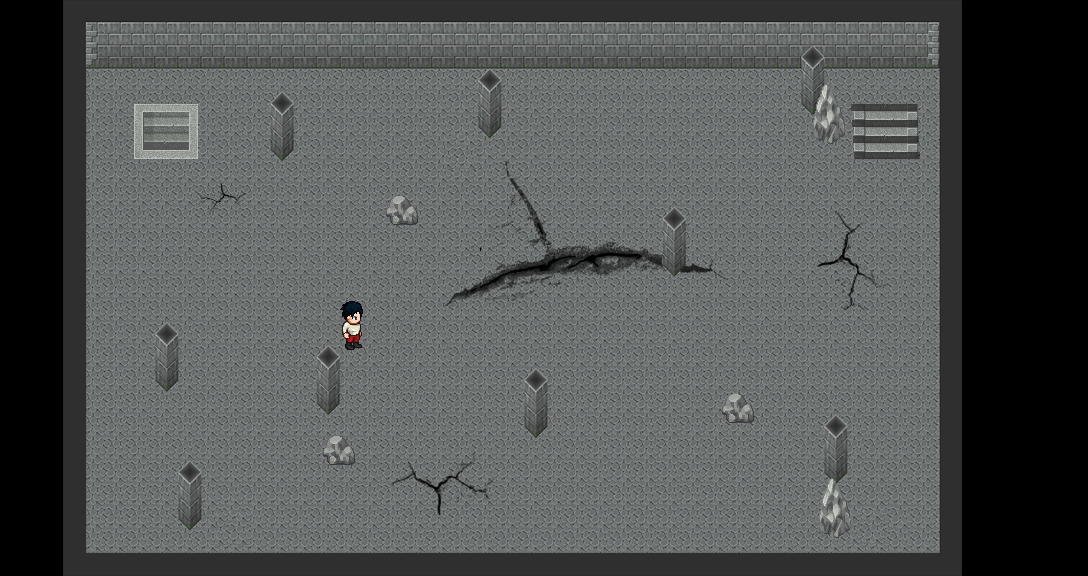

A level layout from a 2D game, rendered from its tile map. Below: a short description, then the map file with its tile-grid data intact:
An orthogonal 34x18 tile map with 32x32 px tiles, 2 tile layers (Nivel, Muros Invisibles), 2 tilesets.

<map version="1.2" tiledversion="1.3.4" orientation="orthogonal" renderorder="right-down" width="34" height="18" tilewidth="32" tileheight="32" infinite="0" nextlayerid="7" nextobjectid="1">
 <tileset firstgid="1" source="nivel1.M.tsx" />
 <tileset firstgid="577" source="nivel1.tsx" />
 <layer id="6" name="Nivel" width="34" height="18">
  <data encoding="csv">
0,0,0,0,0,0,0,0,0,0,0,0,0,0,0,0,0,0,0,0,0,0,0,0,0,0,0,0,0,0,0,0,0,0,
0,0,0,0,0,0,0,0,0,0,0,0,0,0,0,0,0,0,0,0,0,0,0,0,0,0,0,0,0,0,0,0,0,0,
0,0,0,0,0,0,0,0,0,0,0,0,0,0,0,0,0,0,0,0,0,0,0,0,0,0,0,0,0,0,0,0,0,0,
0,0,0,0,0,0,0,0,0,0,0,0,0,0,0,0,0,0,0,0,0,0,0,0,0,0,0,0,0,0,0,0,0,0,
0,0,0,0,0,0,0,0,0,0,0,0,0,0,0,0,0,0,0,0,0,0,0,0,0,0,0,0,0,0,0,0,0,0,
0,0,0,0,0,0,0,0,0,0,0,0,0,0,0,0,0,0,0,0,0,0,0,0,0,0,0,0,0,0,0,0,0,0,
0,0,0,0,0,0,0,0,0,0,0,0,0,0,0,0,0,0,0,0,0,0,0,0,0,0,0,0,0,0,0,0,0,0,
0,0,0,0,0,0,0,0,0,0,0,0,0,0,0,0,0,0,0,0,0,0,0,0,0,0,0,0,0,0,0,0,0,0,
0,0,0,0,0,0,0,0,0,0,0,0,0,0,0,0,0,0,0,0,0,0,0,0,0,0,0,0,0,0,0,0,0,0,
0,0,0,0,0,0,0,0,0,0,0,0,0,0,0,0,0,0,0,0,0,0,0,0,0,0,0,0,0,0,0,0,0,0,
0,0,0,0,0,0,0,0,0,0,0,0,0,0,0,0,0,0,0,0,0,0,0,0,0,0,0,0,0,0,0,0,0,0,
0,0,0,0,0,0,0,0,0,0,0,0,0,0,0,0,0,0,0,0,0,0,0,0,0,0,0,0,0,0,0,0,0,0,
0,0,0,0,0,0,0,0,0,0,0,0,0,0,0,0,0,0,0,0,0,0,0,0,0,0,0,0,0,0,0,0,0,0,
0,0,0,0,0,0,0,0,0,0,0,0,0,0,0,0,0,0,0,0,0,0,0,0,0,0,0,0,0,0,0,0,0,0,
0,0,0,0,0,0,0,0,0,0,0,0,0,0,0,0,0,0,0,0,0,0,0,0,0,0,0,0,0,0,0,0,0,0,
0,0,0,0,0,0,0,0,0,0,0,0,0,0,0,0,0,0,0,0,0,0,0,0,0,0,0,0,0,0,0,0,0,0,
0,0,0,0,0,0,0,0,0,0,0,0,0,0,0,0,0,0,0,0,0,0,0,0,0,0,0,0,0,0,0,0,0,0,
577,0,0,0,0,0,0,0,0,0,0,0,0,0,0,0,0,0,0,0,0,0,0,0,0,0,0,0,0,0,0,0,0,0
</data>
 </layer>
 <layer id="5" name="Muros Invisibles" width="34" height="18">
  <data encoding="csv">
0,0,3,4,5,6,7,8,9,10,11,12,13,14,15,16,17,18,19,20,21,22,23,24,25,26,27,28,29,30,0,0,0,0,
0,0,35,36,0,0,0,0,0,0,0,0,0,0,0,0,0,0,0,0,0,0,0,0,0,0,0,0,0,62,0,0,0,0,
0,0,67,68,0,0,0,0,0,0,0,0,0,0,0,80,0,0,0,0,0,0,0,0,0,90,91,92,93,94,0,0,0,0,
0,0,99,100,0,0,0,0,0,106,0,0,0,0,0,112,0,0,0,0,0,0,0,0,0,122,123,0,125,126,0,0,0,0,
0,0,131,132,0,0,135,0,0,138,0,0,0,0,0,144,0,0,0,0,0,0,0,0,0,154,155,0,157,158,0,0,0,0,
0,0,163,164,165,166,167,0,0,0,0,0,0,0,0,0,0,0,0,0,0,0,0,0,0,0,0,0,0,190,0,0,0,0,
0,0,195,0,0,0,0,0,0,0,0,0,205,0,0,0,209,0,0,0,0,0,0,0,0,0,0,0,0,222,0,0,0,0,
0,0,227,0,0,0,0,0,0,0,0,0,0,0,0,0,241,242,243,244,245,246,0,0,0,0,251,0,0,254,0,0,0,0,
0,0,259,0,0,0,0,0,0,0,0,0,0,0,0,272,273,274,275,276,277,278,0,0,0,0,283,0,0,286,0,0,0,0,
0,0,291,0,0,0,0,0,0,0,299,300,0,0,303,0,0,0,0,0,0,0,0,0,0,0,315,0,0,318,0,0,0,0,
0,0,323,0,0,326,0,0,0,0,331,332,0,0,0,0,0,0,0,0,0,0,0,0,0,0,0,0,0,350,0,0,0,0,
0,0,355,0,0,358,0,0,0,0,363,0,0,0,0,0,0,0,0,0,0,0,0,0,0,0,0,0,0,382,0,0,0,0,
0,0,387,0,0,0,0,0,0,0,395,0,0,0,0,0,401,0,0,0,0,0,407,408,0,0,0,0,0,414,0,0,0,0,
0,0,419,0,0,0,0,0,0,0,0,0,0,0,0,0,433,0,0,0,0,0,0,0,0,442,443,0,0,446,0,0,0,0,
0,0,451,0,0,0,455,0,0,0,459,0,0,0,0,0,0,0,0,0,0,0,0,0,0,474,475,0,0,478,0,0,0,0,
0,0,483,0,0,0,487,0,0,0,0,0,0,0,0,0,0,0,0,0,0,0,0,0,0,506,507,0,0,510,0,0,0,0,
0,0,515,0,0,0,519,0,0,0,0,0,0,0,0,0,0,0,0,0,0,0,0,0,0,538,539,0,0,542,0,0,0,0,
0,0,547,548,549,550,551,552,553,554,555,556,557,558,559,560,561,562,563,564,565,566,567,568,569,570,571,572,573,574,0,0,0,0
</data>
 </layer>
</map>
